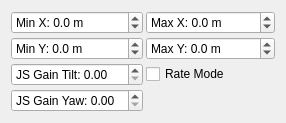
              <widget class="QWidget" name="tab_7">
               <attribute name="icon">
                <iconset resource="resources.qrc">
                 <normaloff>:/models/Icons/Settings-96.png</normaloff>:/models/Icons/Settings-96.png</iconset>
               </attribute>
               <attribute name="title">
                <string/>
               </attribute>
               <attribute name="toolTip">
                <string>General</string>
               </attribute>
               <layout class="QGridLayout" name="gridLayout">
                <property name="spacing">
                 <number>3</number>
                </property>
                <item row="0" column="1">
                 <widget class="QDoubleSpinBox" name="confMapMaxXBox">
                  <property name="prefix">
                   <string>Max X: </string>
                  </property>
                  <property name="suffix">
                   <string> m</string>
                  </property>
                  <property name="decimals">
                   <number>1</number>
                  </property>
                  <property name="minimum">
                   <double>-10000.000000000000000</double>
                  </property>
                  <property name="maximum">
                   <double>10000.000000000000000</double>
                  </property>
                 </widget>
                </item>
                <item row="4" column="0">
                 <spacer name="verticalSpacer_2">
                  <property name="orientation">
                   <enum>Qt::Vertical</enum>
                  </property>
                  <property name="sizeType">
                   <enum>QSizePolicy::MinimumExpanding</enum>
                  </property>
                  <property name="sizeHint" stdset="0">
                   <size>
                    <width>20</width>
                    <height>0</height>
                   </size>
                  </property>
                 </spacer>
                </item>
                <item row="1" column="1">
                 <widget class="QDoubleSpinBox" name="confMapMaxYBox">
                  <property name="prefix">
                   <string>Max Y: </string>
                  </property>
                  <property name="suffix">
                   <string> m</string>
                  </property>
                  <property name="decimals">
                   <number>1</number>
                  </property>
                  <property name="minimum">
                   <double>-10000.000000000000000</double>
                  </property>
                  <property name="maximum">
                   <double>10000.000000000000000</double>
                  </property>
                 </widget>
                </item>
                <item row="3" column="0">
                 <widget class="QDoubleSpinBox" name="confJsGainYawBox">
                  <property name="prefix">
                   <string>JS Gain Yaw: </string>
                  </property>
                  <property name="maximum">
                   <double>10.000000000000000</double>
                  </property>
                  <property name="singleStep">
                   <double>0.010000000000000</double>
                  </property>
                 </widget>
                </item>
                <item row="0" column="0">
                 <widget class="QDoubleSpinBox" name="confMapMinXBox">
                  <property name="prefix">
                   <string>Min X: </string>
                  </property>
                  <property name="suffix">
                   <string> m</string>
                  </property>
                  <property name="decimals">
                   <number>1</number>
                  </property>
                  <property name="minimum">
                   <double>-10000.000000000000000</double>
                  </property>
                  <property name="maximum">
                   <double>10000.000000000000000</double>
                  </property>
                 </widget>
                </item>
                <item row="1" column="0">
                 <widget class="QDoubleSpinBox" name="confMapMinYBox">
                  <property name="prefix">
                   <string>Min Y: </string>
                  </property>
                  <property name="suffix">
                   <string> m</string>
                  </property>
                  <property name="decimals">
                   <number>1</number>
                  </property>
                  <property name="minimum">
                   <double>-10000.000000000000000</double>
                  </property>
                  <property name="maximum">
                   <double>10000.000000000000000</double>
                  </property>
                 </widget>
                </item>
                <item row="2" column="0">
                 <widget class="QDoubleSpinBox" name="confJsGainTiltBox">
                  <property name="prefix">
                   <string>JS Gain Tilt: </string>
                  </property>
                  <property name="maximum">
                   <double>10.000000000000000</double>
                  </property>
                  <property name="singleStep">
                   <double>0.010000000000000</double>
                  </property>
                 </widget>
                </item>
                <item row="2" column="1">
                 <widget class="QCheckBox" name="confJsModeRateBox">
                  <property name="text">
                   <string>Rate Mode</string>
                  </property>
                 </widget>
                </item>
               </layout>
              </widget>
